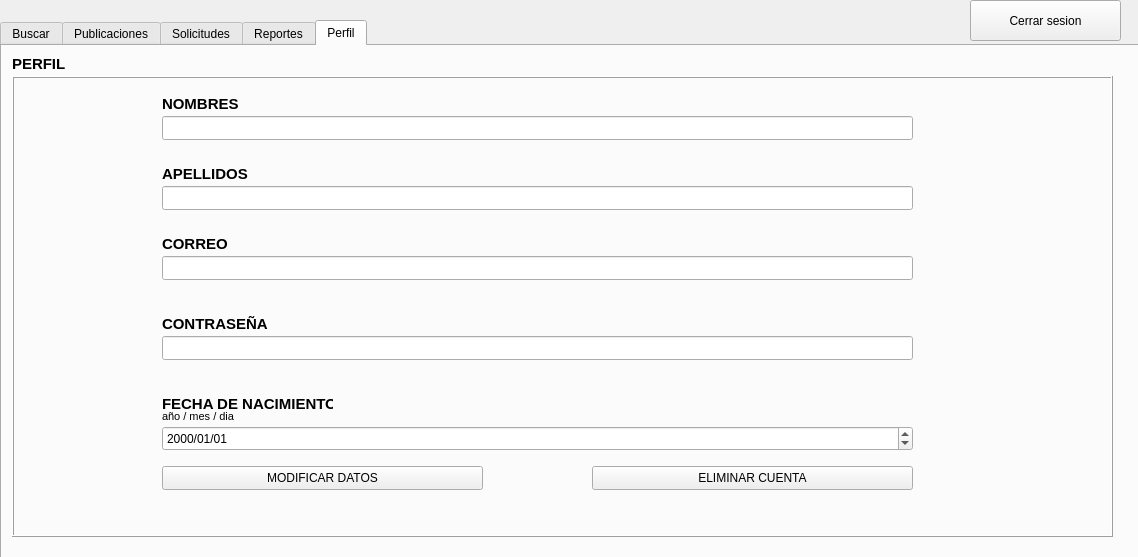
<?xml version="1.0" encoding="UTF-8"?>
<ui version="4.0">
 <class>Usuarios</class>
 <widget class="QDialog" name="Usuarios">
  <property name="geometry">
   <rect>
    <x>0</x>
    <y>0</y>
    <width>1138</width>
    <height>557</height>
   </rect>
  </property>
  <property name="windowTitle">
   <string>Dialog</string>
  </property>
  <widget class="QTabWidget" name="perfil_usuarios">
   <property name="geometry">
    <rect>
     <x>0</x>
     <y>20</y>
     <width>1141</width>
     <height>541</height>
    </rect>
   </property>
   <property name="currentIndex">
    <number>4</number>
   </property>
   <widget class="QWidget" name="tab">
    <attribute name="title">
     <string>Buscar</string>
    </attribute>
    <widget class="QLineEdit" name="buscador_usuario_txt">
     <property name="geometry">
      <rect>
       <x>70</x>
       <y>30</y>
       <width>211</width>
       <height>24</height>
      </rect>
     </property>
    </widget>
    <widget class="QPushButton" name="buscar_correo_btn">
     <property name="geometry">
      <rect>
       <x>310</x>
       <y>30</y>
       <width>80</width>
       <height>24</height>
      </rect>
     </property>
     <property name="text">
      <string>Buscar</string>
     </property>
    </widget>
    <widget class="QFrame" name="frame">
     <property name="geometry">
      <rect>
       <x>70</x>
       <y>80</y>
       <width>971</width>
       <height>381</height>
      </rect>
     </property>
     <property name="frameShape">
      <enum>QFrame::Shape::Box</enum>
     </property>
     <property name="frameShadow">
      <enum>QFrame::Shadow::Raised</enum>
     </property>
     <widget class="QLineEdit" name="buscador_usuario_nombre_txt">
      <property name="geometry">
       <rect>
        <x>270</x>
        <y>150</y>
        <width>551</width>
        <height>24</height>
       </rect>
      </property>
      <property name="readOnly">
       <bool>true</bool>
      </property>
     </widget>
     <widget class="QLineEdit" name="buscador_usuario_apellido_txt">
      <property name="geometry">
       <rect>
        <x>270</x>
        <y>200</y>
        <width>551</width>
        <height>24</height>
       </rect>
      </property>
      <property name="readOnly">
       <bool>true</bool>
      </property>
     </widget>
     <widget class="QLineEdit" name="buscador_usuario_correo_txt">
      <property name="geometry">
       <rect>
        <x>270</x>
        <y>250</y>
        <width>551</width>
        <height>24</height>
       </rect>
      </property>
      <property name="readOnly">
       <bool>true</bool>
      </property>
     </widget>
     <widget class="QLineEdit" name="buscador_usuario_fecha_nacimiento_txt">
      <property name="geometry">
       <rect>
        <x>270</x>
        <y>310</y>
        <width>551</width>
        <height>24</height>
       </rect>
      </property>
      <property name="readOnly">
       <bool>true</bool>
      </property>
     </widget>
     <widget class="QLabel" name="label_2">
      <property name="geometry">
       <rect>
        <x>170</x>
        <y>150</y>
        <width>91</width>
        <height>16</height>
       </rect>
      </property>
      <property name="font">
       <font>
        <pointsize>14</pointsize>
        <bold>true</bold>
       </font>
      </property>
      <property name="text">
       <string>NOMBRES</string>
      </property>
     </widget>
     <widget class="QLabel" name="label_3">
      <property name="geometry">
       <rect>
        <x>160</x>
        <y>200</y>
        <width>101</width>
        <height>16</height>
       </rect>
      </property>
      <property name="font">
       <font>
        <pointsize>14</pointsize>
        <bold>true</bold>
       </font>
      </property>
      <property name="text">
       <string>APELLIDOS</string>
      </property>
     </widget>
     <widget class="QLabel" name="label_4">
      <property name="geometry">
       <rect>
        <x>180</x>
        <y>250</y>
        <width>81</width>
        <height>16</height>
       </rect>
      </property>
      <property name="font">
       <font>
        <pointsize>14</pointsize>
        <bold>true</bold>
       </font>
      </property>
      <property name="text">
       <string>CORREO</string>
      </property>
     </widget>
     <widget class="QLabel" name="label_5">
      <property name="geometry">
       <rect>
        <x>40</x>
        <y>310</y>
        <width>221</width>
        <height>20</height>
       </rect>
      </property>
      <property name="font">
       <font>
        <pointsize>14</pointsize>
        <bold>true</bold>
       </font>
      </property>
      <property name="text">
       <string>FECHA DE NACIMIENTO</string>
      </property>
     </widget>
     <widget class="QLabel" name="label">
      <property name="geometry">
       <rect>
        <x>190</x>
        <y>40</y>
        <width>621</width>
        <height>71</height>
       </rect>
      </property>
      <property name="font">
       <font>
        <pointsize>48</pointsize>
        <bold>true</bold>
       </font>
      </property>
      <property name="text">
       <string>DATOS DE USUARIO</string>
      </property>
     </widget>
    </widget>
    <widget class="QLabel" name="label_22">
     <property name="geometry">
      <rect>
       <x>70</x>
       <y>10</y>
       <width>211</width>
       <height>16</height>
      </rect>
     </property>
     <property name="font">
      <font>
       <pointsize>14</pointsize>
       <bold>true</bold>
      </font>
     </property>
     <property name="text">
      <string>CORREO A BUSCAR</string>
     </property>
    </widget>
   </widget>
   <widget class="QWidget" name="tab_2">
    <attribute name="title">
     <string>Publicaciones</string>
    </attribute>
    <widget class="QFrame" name="frame_4">
     <property name="geometry">
      <rect>
       <x>10</x>
       <y>10</y>
       <width>351</width>
       <height>461</height>
      </rect>
     </property>
     <property name="frameShape">
      <enum>QFrame::Shape::Box</enum>
     </property>
     <property name="frameShadow">
      <enum>QFrame::Shadow::Raised</enum>
     </property>
     <widget class="QFrame" name="frame_3">
      <property name="geometry">
       <rect>
        <x>20</x>
        <y>240</y>
        <width>291</width>
        <height>181</height>
       </rect>
      </property>
      <property name="frameShape">
       <enum>QFrame::Shape::Box</enum>
      </property>
      <property name="frameShadow">
       <enum>QFrame::Shadow::Raised</enum>
      </property>
      <widget class="QLineEdit" name="cantidad_a_mostrar_publis_txt">
       <property name="geometry">
        <rect>
         <x>120</x>
         <y>100</y>
         <width>151</width>
         <height>24</height>
        </rect>
       </property>
      </widget>
      <widget class="QComboBox" name="ordenPublicaciones_comboBox">
       <property name="geometry">
        <rect>
         <x>120</x>
         <y>60</y>
         <width>151</width>
         <height>24</height>
        </rect>
       </property>
       <item>
        <property name="text">
         <string>PreOrder</string>
        </property>
       </item>
       <item>
        <property name="text">
         <string>InOrder</string>
        </property>
       </item>
       <item>
        <property name="text">
         <string>PostOrder</string>
        </property>
       </item>
      </widget>
      <widget class="QLabel" name="label_6">
       <property name="geometry">
        <rect>
         <x>60</x>
         <y>60</y>
         <width>51</width>
         <height>16</height>
        </rect>
       </property>
       <property name="font">
        <font>
         <pointsize>11</pointsize>
         <bold>true</bold>
        </font>
       </property>
       <property name="text">
        <string>ORDEN</string>
       </property>
      </widget>
      <widget class="QLabel" name="label_7">
       <property name="geometry">
        <rect>
         <x>30</x>
         <y>100</y>
         <width>81</width>
         <height>20</height>
        </rect>
       </property>
       <property name="font">
        <font>
         <pointsize>11</pointsize>
         <bold>true</bold>
        </font>
       </property>
       <property name="text">
        <string>CANTIDAD</string>
       </property>
      </widget>
      <widget class="QLabel" name="label_8">
       <property name="geometry">
        <rect>
         <x>70</x>
         <y>10</y>
         <width>171</width>
         <height>16</height>
        </rect>
       </property>
       <property name="font">
        <font>
         <pointsize>11</pointsize>
         <bold>true</bold>
        </font>
       </property>
       <property name="text">
        <string>RECORRIDO LIMITADO</string>
       </property>
      </widget>
      <widget class="QPushButton" name="aplicar_orden_publis_boton">
       <property name="geometry">
        <rect>
         <x>110</x>
         <y>140</y>
         <width>151</width>
         <height>24</height>
        </rect>
       </property>
       <property name="text">
        <string>APLICAR</string>
       </property>
      </widget>
     </widget>
     <widget class="QFrame" name="frame_2">
      <property name="geometry">
       <rect>
        <x>20</x>
        <y>30</y>
        <width>291</width>
        <height>181</height>
       </rect>
      </property>
      <property name="frameShape">
       <enum>QFrame::Shape::Box</enum>
      </property>
      <property name="frameShadow">
       <enum>QFrame::Shadow::Raised</enum>
      </property>
      <widget class="QLabel" name="label_9">
       <property name="geometry">
        <rect>
         <x>10</x>
         <y>10</y>
         <width>171</width>
         <height>16</height>
        </rect>
       </property>
       <property name="font">
        <font>
         <pointsize>11</pointsize>
         <bold>true</bold>
        </font>
       </property>
       <property name="text">
        <string>FECHA</string>
       </property>
      </widget>
      <widget class="QComboBox" name="fechas_filtro_publicaciones_comboBox">
       <property name="geometry">
        <rect>
         <x>60</x>
         <y>60</y>
         <width>151</width>
         <height>24</height>
        </rect>
       </property>
       <item>
        <property name="text">
         <string>Todos</string>
        </property>
       </item>
      </widget>
      <widget class="QPushButton" name="fecha_filtro_publis_boton">
       <property name="geometry">
        <rect>
         <x>60</x>
         <y>120</y>
         <width>151</width>
         <height>24</height>
        </rect>
       </property>
       <property name="text">
        <string>APLICAR</string>
       </property>
      </widget>
     </widget>
    </widget>
    <widget class="QScrollArea" name="Publicacion_scrollArea">
     <property name="geometry">
      <rect>
       <x>360</x>
       <y>40</y>
       <width>751</width>
       <height>431</height>
      </rect>
     </property>
     <property name="widgetResizable">
      <bool>true</bool>
     </property>
     <widget class="QWidget" name="scrollAreaWidgetContents">
      <property name="geometry">
       <rect>
        <x>0</x>
        <y>0</y>
        <width>749</width>
        <height>429</height>
       </rect>
      </property>
      <widget class="QFrame" name="publicaciones_frame">
       <property name="geometry">
        <rect>
         <x>0</x>
         <y>0</y>
         <width>751</width>
         <height>461</height>
        </rect>
       </property>
       <property name="frameShape">
        <enum>QFrame::Shape::StyledPanel</enum>
       </property>
       <property name="frameShadow">
        <enum>QFrame::Shadow::Raised</enum>
       </property>
      </widget>
     </widget>
    </widget>
    <widget class="QPushButton" name="crear_nueva_publi_boton">
     <property name="geometry">
      <rect>
       <x>360</x>
       <y>10</y>
       <width>161</width>
       <height>31</height>
      </rect>
     </property>
     <property name="text">
      <string>Crear nueva publicacion</string>
     </property>
    </widget>
   </widget>
   <widget class="QWidget" name="tab_3">
    <attribute name="title">
     <string>Solicitudes</string>
    </attribute>
    <widget class="QScrollArea" name="scrollArea_2">
     <property name="geometry">
      <rect>
       <x>40</x>
       <y>30</y>
       <width>1051</width>
       <height>181</height>
      </rect>
     </property>
     <property name="widgetResizable">
      <bool>true</bool>
     </property>
     <widget class="QWidget" name="scrollAreaWidgetContents_2">
      <property name="geometry">
       <rect>
        <x>0</x>
        <y>0</y>
        <width>1049</width>
        <height>179</height>
       </rect>
      </property>
      <widget class="QTableWidget" name="tabla_usuarios_solicitud">
       <property name="geometry">
        <rect>
         <x>0</x>
         <y>0</y>
         <width>1051</width>
         <height>181</height>
        </rect>
       </property>
       <property name="autoScroll">
        <bool>true</bool>
       </property>
       <property name="gridStyle">
        <enum>Qt::PenStyle::DashLine</enum>
       </property>
       <property name="rowCount">
        <number>0</number>
       </property>
       <attribute name="horizontalHeaderCascadingSectionResizes">
        <bool>false</bool>
       </attribute>
       <attribute name="horizontalHeaderMinimumSectionSize">
        <number>205</number>
       </attribute>
       <attribute name="horizontalHeaderDefaultSectionSize">
        <number>209</number>
       </attribute>
       <column>
        <property name="text">
         <string>Nombres</string>
        </property>
       </column>
       <column>
        <property name="text">
         <string>Apellidos</string>
        </property>
       </column>
       <column>
        <property name="text">
         <string>Correo</string>
        </property>
       </column>
       <column>
        <property name="text">
         <string>Nacimiento</string>
        </property>
       </column>
       <column>
        <property name="text">
         <string/>
        </property>
       </column>
      </widget>
     </widget>
    </widget>
    <widget class="QScrollArea" name="scrollArea_3">
     <property name="geometry">
      <rect>
       <x>40</x>
       <y>250</y>
       <width>521</width>
       <height>221</height>
      </rect>
     </property>
     <property name="widgetResizable">
      <bool>true</bool>
     </property>
     <widget class="QWidget" name="scrollAreaWidgetContents_3">
      <property name="geometry">
       <rect>
        <x>0</x>
        <y>0</y>
        <width>519</width>
        <height>219</height>
       </rect>
      </property>
      <widget class="QTableWidget" name="solicitudes_recibidas_tabla">
       <property name="geometry">
        <rect>
         <x>0</x>
         <y>0</y>
         <width>521</width>
         <height>221</height>
        </rect>
       </property>
       <attribute name="horizontalHeaderDefaultSectionSize">
        <number>173</number>
       </attribute>
       <column>
        <property name="text">
         <string>Correo</string>
        </property>
       </column>
       <column>
        <property name="text">
         <string/>
        </property>
       </column>
       <column>
        <property name="text">
         <string/>
        </property>
       </column>
      </widget>
     </widget>
    </widget>
    <widget class="QScrollArea" name="scrollArea_4">
     <property name="geometry">
      <rect>
       <x>570</x>
       <y>250</y>
       <width>521</width>
       <height>221</height>
      </rect>
     </property>
     <property name="widgetResizable">
      <bool>true</bool>
     </property>
     <widget class="QWidget" name="scrollAreaWidgetContents_4">
      <property name="geometry">
       <rect>
        <x>0</x>
        <y>0</y>
        <width>519</width>
        <height>219</height>
       </rect>
      </property>
      <widget class="QTableWidget" name="solicitudes_enviadas_tabla">
       <property name="geometry">
        <rect>
         <x>0</x>
         <y>0</y>
         <width>521</width>
         <height>221</height>
        </rect>
       </property>
       <attribute name="horizontalHeaderDefaultSectionSize">
        <number>259</number>
       </attribute>
       <column>
        <property name="text">
         <string>Correo</string>
        </property>
       </column>
       <column>
        <property name="text">
         <string/>
        </property>
       </column>
      </widget>
     </widget>
    </widget>
    <widget class="QLabel" name="label_10">
     <property name="geometry">
      <rect>
       <x>40</x>
       <y>10</y>
       <width>171</width>
       <height>16</height>
      </rect>
     </property>
     <property name="font">
      <font>
       <pointsize>11</pointsize>
       <bold>true</bold>
      </font>
     </property>
     <property name="text">
      <string>USUARIOS</string>
     </property>
    </widget>
    <widget class="QLabel" name="label_11">
     <property name="geometry">
      <rect>
       <x>40</x>
       <y>230</y>
       <width>191</width>
       <height>16</height>
      </rect>
     </property>
     <property name="font">
      <font>
       <pointsize>11</pointsize>
       <bold>true</bold>
      </font>
     </property>
     <property name="text">
      <string>SOLICITUDES RECIBIDAS</string>
     </property>
    </widget>
    <widget class="QLabel" name="label_12">
     <property name="geometry">
      <rect>
       <x>570</x>
       <y>230</y>
       <width>191</width>
       <height>16</height>
      </rect>
     </property>
     <property name="font">
      <font>
       <pointsize>11</pointsize>
       <bold>true</bold>
      </font>
     </property>
     <property name="text">
      <string>SOLICITUDES ENVIADAS</string>
     </property>
    </widget>
    <widget class="QCommandLinkButton" name="actualizar_tablas">
     <property name="geometry">
      <rect>
       <x>1100</x>
       <y>0</y>
       <width>31</width>
       <height>41</height>
      </rect>
     </property>
     <property name="text">
      <string/>
     </property>
     <property name="icon">
      <iconset theme="QIcon::ThemeIcon::ViewRestore"/>
     </property>
    </widget>
   </widget>
   <widget class="QWidget" name="tab_4">
    <attribute name="title">
     <string>Reportes</string>
    </attribute>
    <widget class="QScrollArea" name="scrollArea_8">
     <property name="geometry">
      <rect>
       <x>10</x>
       <y>10</y>
       <width>1111</width>
       <height>491</height>
      </rect>
     </property>
     <property name="widgetResizable">
      <bool>true</bool>
     </property>
     <widget class="QWidget" name="scrollAreaWidgetContents_8">
      <property name="geometry">
       <rect>
        <x>0</x>
        <y>0</y>
        <width>1109</width>
        <height>489</height>
       </rect>
      </property>
      <widget class="QScrollArea" name="scrollArea_6">
       <property name="geometry">
        <rect>
         <x>540</x>
         <y>40</y>
         <width>521</width>
         <height>211</height>
        </rect>
       </property>
       <property name="widgetResizable">
        <bool>true</bool>
       </property>
       <widget class="QWidget" name="scrollAreaWidgetContents_6">
        <property name="geometry">
         <rect>
          <x>0</x>
          <y>0</y>
          <width>519</width>
          <height>209</height>
         </rect>
        </property>
        <widget class="QTableWidget" name="publis_con_mas_comentarios_tabla">
         <property name="geometry">
          <rect>
           <x>0</x>
           <y>0</y>
           <width>521</width>
           <height>211</height>
          </rect>
         </property>
         <attribute name="horizontalHeaderDefaultSectionSize">
          <number>172</number>
         </attribute>
         <column>
          <property name="text">
           <string>Fecha</string>
          </property>
         </column>
         <column>
          <property name="text">
           <string>Usuario</string>
          </property>
         </column>
         <column>
          <property name="text">
           <string>No. Comentarios</string>
          </property>
         </column>
        </widget>
       </widget>
      </widget>
      <widget class="QScrollArea" name="scrollArea_7">
       <property name="geometry">
        <rect>
         <x>10</x>
         <y>290</y>
         <width>1051</width>
         <height>191</height>
        </rect>
       </property>
       <property name="widgetResizable">
        <bool>true</bool>
       </property>
       <widget class="QWidget" name="scrollAreaWidgetContents_7">
        <property name="geometry">
         <rect>
          <x>0</x>
          <y>0</y>
          <width>1049</width>
          <height>189</height>
         </rect>
        </property>
        <widget class="QPushButton" name="generar_bst_reporte_boton">
         <property name="geometry">
          <rect>
           <x>60</x>
           <y>100</y>
           <width>171</width>
           <height>24</height>
          </rect>
         </property>
         <property name="text">
          <string>Generar</string>
         </property>
        </widget>
        <widget class="QComboBox" name="bst_mostrar_publi_comboBox">
         <property name="geometry">
          <rect>
           <x>60</x>
           <y>60</y>
           <width>171</width>
           <height>24</height>
          </rect>
         </property>
        </widget>
        <widget class="QFrame" name="arbolBB_frame">
         <property name="geometry">
          <rect>
           <x>300</x>
           <y>10</y>
           <width>691</width>
           <height>171</height>
          </rect>
         </property>
         <property name="frameShape">
          <enum>QFrame::Shape::StyledPanel</enum>
         </property>
         <property name="frameShadow">
          <enum>QFrame::Shadow::Raised</enum>
         </property>
         <widget class="QLabel" name="arbolBB_label">
          <property name="geometry">
           <rect>
            <x>0</x>
            <y>0</y>
            <width>691</width>
            <height>171</height>
           </rect>
          </property>
          <property name="text">
           <string/>
          </property>
         </widget>
        </widget>
       </widget>
      </widget>
      <widget class="QPushButton" name="generar_reportes_usuario_boton">
       <property name="geometry">
        <rect>
         <x>450</x>
         <y>260</y>
         <width>171</width>
         <height>24</height>
        </rect>
       </property>
       <property name="text">
        <string>Generar reportes</string>
       </property>
      </widget>
      <widget class="QScrollArea" name="scrollArea_5">
       <property name="geometry">
        <rect>
         <x>10</x>
         <y>40</y>
         <width>521</width>
         <height>211</height>
        </rect>
       </property>
       <property name="widgetResizable">
        <bool>true</bool>
       </property>
       <widget class="QWidget" name="scrollAreaWidgetContents_5">
        <property name="geometry">
         <rect>
          <x>0</x>
          <y>0</y>
          <width>519</width>
          <height>209</height>
         </rect>
        </property>
        <widget class="QTableWidget" name="fechas_con_mas_publis_tabla">
         <property name="geometry">
          <rect>
           <x>0</x>
           <y>0</y>
           <width>521</width>
           <height>211</height>
          </rect>
         </property>
         <attribute name="horizontalHeaderDefaultSectionSize">
          <number>259</number>
         </attribute>
         <column>
          <property name="text">
           <string>Fecha</string>
          </property>
         </column>
         <column>
          <property name="text">
           <string>Cantidad de publicaciones</string>
          </property>
         </column>
        </widget>
       </widget>
      </widget>
      <widget class="QLabel" name="label_14">
       <property name="geometry">
        <rect>
         <x>540</x>
         <y>10</y>
         <width>311</width>
         <height>31</height>
        </rect>
       </property>
       <property name="font">
        <font>
         <pointsize>11</pointsize>
         <bold>true</bold>
        </font>
       </property>
       <property name="text">
        <string>PUBLICACIONES CON MÁS COMENTARIOS</string>
       </property>
      </widget>
      <widget class="QLabel" name="label_16">
       <property name="geometry">
        <rect>
         <x>10</x>
         <y>20</y>
         <width>251</width>
         <height>16</height>
        </rect>
       </property>
       <property name="font">
        <font>
         <pointsize>11</pointsize>
         <bold>true</bold>
        </font>
       </property>
       <property name="text">
        <string>FECHAS CON MAS PUBLICACIONES</string>
       </property>
      </widget>
      <widget class="QLabel" name="label_17">
       <property name="geometry">
        <rect>
         <x>10</x>
         <y>270</y>
         <width>51</width>
         <height>16</height>
        </rect>
       </property>
       <property name="font">
        <font>
         <pointsize>11</pointsize>
         <bold>true</bold>
        </font>
       </property>
       <property name="text">
        <string>BST</string>
       </property>
      </widget>
      <widget class="QLabel" name="label_24">
       <property name="geometry">
        <rect>
         <x>10</x>
         <y>0</y>
         <width>41</width>
         <height>16</height>
        </rect>
       </property>
       <property name="font">
        <font>
         <pointsize>8</pointsize>
         <bold>false</bold>
        </font>
       </property>
       <property name="text">
        <string>Top 3</string>
       </property>
      </widget>
      <widget class="QLabel" name="label_25">
       <property name="geometry">
        <rect>
         <x>540</x>
         <y>0</y>
         <width>41</width>
         <height>16</height>
        </rect>
       </property>
       <property name="font">
        <font>
         <pointsize>8</pointsize>
         <bold>false</bold>
        </font>
       </property>
       <property name="text">
        <string>Top 3</string>
       </property>
      </widget>
     </widget>
    </widget>
   </widget>
   <widget class="QWidget" name="tab_5">
    <attribute name="title">
     <string>Perfil</string>
    </attribute>
    <widget class="QFrame" name="frame_5">
     <property name="geometry">
      <rect>
       <x>10</x>
       <y>30</y>
       <width>1101</width>
       <height>461</height>
      </rect>
     </property>
     <property name="frameShape">
      <enum>QFrame::Shape::Box</enum>
     </property>
     <property name="frameShadow">
      <enum>QFrame::Shadow::Raised</enum>
     </property>
     <widget class="QLabel" name="label_15">
      <property name="geometry">
       <rect>
        <x>150</x>
        <y>20</y>
        <width>171</width>
        <height>16</height>
       </rect>
      </property>
      <property name="font">
       <font>
        <pointsize>11</pointsize>
        <bold>true</bold>
       </font>
      </property>
      <property name="text">
       <string>NOMBRES</string>
      </property>
     </widget>
     <widget class="QLineEdit" name="nombre_editar_txt">
      <property name="geometry">
       <rect>
        <x>150</x>
        <y>40</y>
        <width>751</width>
        <height>24</height>
       </rect>
      </property>
     </widget>
     <widget class="QLabel" name="label_18">
      <property name="geometry">
       <rect>
        <x>150</x>
        <y>90</y>
        <width>171</width>
        <height>16</height>
       </rect>
      </property>
      <property name="font">
       <font>
        <pointsize>11</pointsize>
        <bold>true</bold>
       </font>
      </property>
      <property name="text">
       <string>APELLIDOS</string>
      </property>
     </widget>
     <widget class="QLineEdit" name="apellido_editar_txt">
      <property name="geometry">
       <rect>
        <x>150</x>
        <y>110</y>
        <width>751</width>
        <height>24</height>
       </rect>
      </property>
     </widget>
     <widget class="QLabel" name="label_19">
      <property name="geometry">
       <rect>
        <x>150</x>
        <y>160</y>
        <width>171</width>
        <height>16</height>
       </rect>
      </property>
      <property name="font">
       <font>
        <pointsize>11</pointsize>
        <bold>true</bold>
       </font>
      </property>
      <property name="text">
       <string>CORREO</string>
      </property>
     </widget>
     <widget class="QLineEdit" name="correo_editar_txt">
      <property name="geometry">
       <rect>
        <x>150</x>
        <y>180</y>
        <width>751</width>
        <height>24</height>
       </rect>
      </property>
      <property name="echoMode">
       <enum>QLineEdit::EchoMode::Normal</enum>
      </property>
      <property name="readOnly">
       <bool>true</bool>
      </property>
      <property name="clearButtonEnabled">
       <bool>false</bool>
      </property>
     </widget>
     <widget class="QLabel" name="label_20">
      <property name="geometry">
       <rect>
        <x>150</x>
        <y>240</y>
        <width>171</width>
        <height>16</height>
       </rect>
      </property>
      <property name="font">
       <font>
        <pointsize>11</pointsize>
        <bold>true</bold>
       </font>
      </property>
      <property name="text">
       <string>CONTRASEÑA</string>
      </property>
     </widget>
     <widget class="QLineEdit" name="contrasena_editar_txt">
      <property name="geometry">
       <rect>
        <x>150</x>
        <y>260</y>
        <width>751</width>
        <height>24</height>
       </rect>
      </property>
     </widget>
     <widget class="QLabel" name="label_21">
      <property name="geometry">
       <rect>
        <x>150</x>
        <y>320</y>
        <width>171</width>
        <height>16</height>
       </rect>
      </property>
      <property name="font">
       <font>
        <pointsize>11</pointsize>
        <bold>true</bold>
       </font>
      </property>
      <property name="text">
       <string>FECHA DE NACIMIENTO</string>
      </property>
     </widget>
     <widget class="QPushButton" name="Modificar_boton">
      <property name="geometry">
       <rect>
        <x>150</x>
        <y>390</y>
        <width>321</width>
        <height>24</height>
       </rect>
      </property>
      <property name="text">
       <string>MODIFICAR DATOS</string>
      </property>
     </widget>
     <widget class="QPushButton" name="Eliminar_boton">
      <property name="geometry">
       <rect>
        <x>580</x>
        <y>390</y>
        <width>321</width>
        <height>24</height>
       </rect>
      </property>
      <property name="text">
       <string>ELIMINAR CUENTA</string>
      </property>
     </widget>
     <widget class="QDateEdit" name="fecha_nacimiento_edit">
      <property name="geometry">
       <rect>
        <x>150</x>
        <y>350</y>
        <width>751</width>
        <height>25</height>
       </rect>
      </property>
      <property name="displayFormat">
       <string>yyyy/MM/dd</string>
      </property>
     </widget>
     <widget class="QLabel" name="label_23">
      <property name="geometry">
       <rect>
        <x>150</x>
        <y>330</y>
        <width>181</width>
        <height>20</height>
       </rect>
      </property>
      <property name="font">
       <font>
        <pointsize>8</pointsize>
        <bold>false</bold>
       </font>
      </property>
      <property name="text">
       <string>año / mes / dia</string>
      </property>
     </widget>
    </widget>
    <widget class="QLabel" name="label_13">
     <property name="geometry">
      <rect>
       <x>10</x>
       <y>10</y>
       <width>171</width>
       <height>16</height>
      </rect>
     </property>
     <property name="font">
      <font>
       <pointsize>11</pointsize>
       <bold>true</bold>
      </font>
     </property>
     <property name="text">
      <string>PERFIL</string>
     </property>
    </widget>
   </widget>
  </widget>
  <widget class="QPushButton" name="cerrar_sesion_btn">
   <property name="geometry">
    <rect>
     <x>970</x>
     <y>0</y>
     <width>151</width>
     <height>41</height>
    </rect>
   </property>
   <property name="text">
    <string>Cerrar sesion</string>
   </property>
  </widget>
 </widget>
 <resources/>
 <connections/>
</ui>
